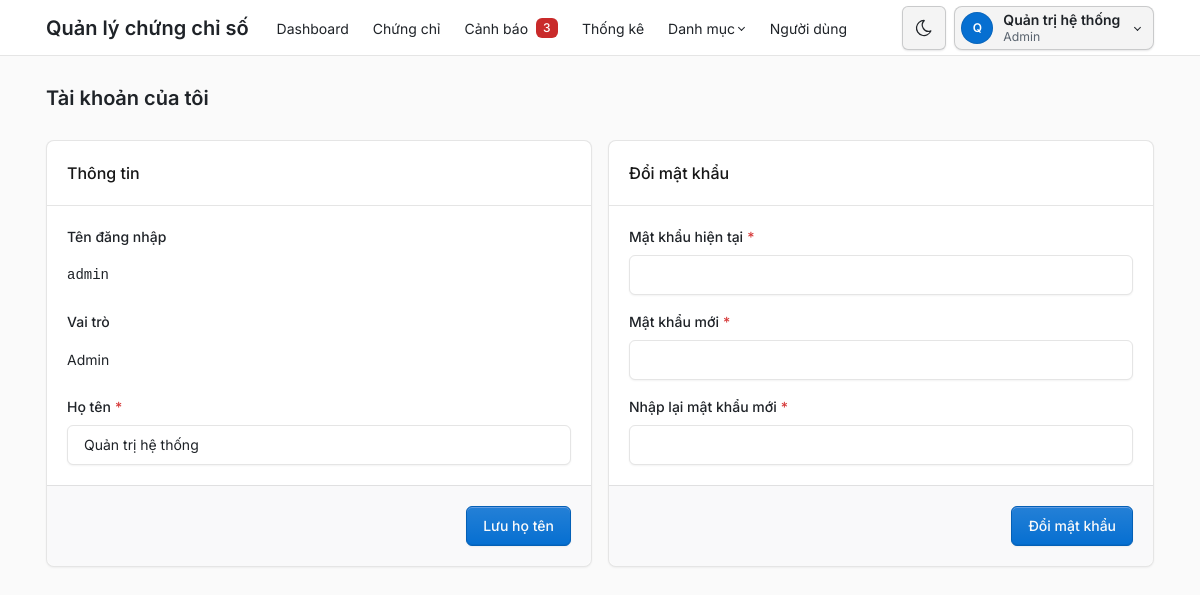
/admin/tai_khoan.php (signed in), run on the app's committed database.
### tables this page shows
CREATE TABLE users (
    id INT UNSIGNED AUTO_INCREMENT PRIMARY KEY,
    username VARCHAR(50) NOT NULL UNIQUE,
    password_hash VARCHAR(255) NOT NULL,
    full_name VARCHAR(100) NOT NULL,
    role_id INT UNSIGNED NOT NULL,
    is_locked TINYINT(1) NOT NULL DEFAULT 0,  
     
    failed_logins TINYINT UNSIGNED NOT NULL DEFAULT 0,
    locked_until DATETIME NULL,
    CONSTRAINT fk_users_role FOREIGN KEY (role_id) REFERENCES roles (id) ON DELETE RESTRICT
);

CREATE TABLE roles (
    id INT UNSIGNED AUTO_INCREMENT PRIMARY KEY,
    name VARCHAR(50) NOT NULL UNIQUE
);

### src/khoi_dong.php (called while the page is built, shortened)
<?php
require_once __DIR__ . '/../config/db.php';
require_once __DIR__ . '/auth.php';
function e(?string $chuoi): string
{
    return htmlspecialchars((string) $chuoi, ENT_QUOTES, 'UTF-8');
}
function url(string $duongDan): string
{
    $thuMucPublic = str_replace('\\', '/', realpath(__DIR__ . '/../public'));
    $gocWeb = str_replace('\\', '/', realpath($_SERVER['DOCUMENT_ROOT']));
    return substr($thuMucPublic, strlen($gocWeb)) . '/' . $duongDan;
}

### src/auth.php (called while the page is built, shortened)
<?php
function nguoiDungHienTai(PDO $pdo): ?array
{
    $cau = $pdo->prepare('SELECT u.id, u.username, u.full_name, r.name AS role_name
                          FROM users u JOIN roles r ON r.id = u.role_id
                          WHERE u.id = ? AND u.is_locked = 0');
    $cau->execute([$_SESSION['user_id']]);
    return $cau->fetch() ?: null;
}
function laAdmin(array $nguoi): bool
{
    return $nguoi['role_name'] === VAI_TRO_ADMIN;
}
function yeuCauDangNhap(PDO $pdo): array
{
    $nguoi = nguoiDungHienTai($pdo);
    return $nguoi;
}

### src/chung_chi.php (called while the page is built, shortened)
<?php
function demCanhBaoMoi(PDO $pdo): int
{
    return (int) $pdo->query('SELECT COUNT(*) FROM ' . CANH_BAO_DANG_XET . " AND a.status = 'new'")->fetchColumn();
}

### public/admin/tai_khoan.php (the view, shortened to what this page needs)
<?php
require __DIR__ . '/../../src/khoi_dong.php';
require __DIR__ . '/../../src/nguoi_dung.php';
$pdo = ketNoiCsdl();
$nguoi = yeuCauDangNhap($pdo);
$hoTen = $nguoi['full_name'];
require __DIR__ . '/../../views/dau_trang.php';
?>
<div class="page-header d-print-none">
    <div class="container-xl">
        <h1 class="page-title">Tài khoản của tôi</h1>
    </div>
</div>
<div class="page-body">
    <div class="container-xl">
        <div class="row row-cards">
            <div class="col-lg-6">
                <form class="card" method="post" action="<?= e(url('admin/tai_khoan.php')) ?>" data-kiem-tra novalidate>
                    <div class="card-header"><h2 class="card-title">Thông tin</h2></div>
                    <div class="card-body">
                        <div class="mb-3">
                            <label class="form-label">Tên đăng nhập</label>
                            <div class="form-control-plaintext ma-so"><?= e($nguoi['username']) ?></div>
                        </div>
                        <div class="mb-3">
                            <label class="form-label">Vai trò</label>
                            <div class="form-control-plaintext"><?= e($nguoi['role_name']) ?></div>
                        </div>
                        <div>
                            <label class="form-label required" for="full_name">Họ tên</label>
                            <input class="form-control <?= isset($loi['full_name']) ? 'is-invalid' : '' ?>" id="full_name" name="full_name"
                                   value="<?= e($hoTen) ?>" required maxlength="100">
                        </div>
                    </div>
                    <div class="card-footer text-end">
                        <button type="submit" class="btn btn-primary">Lưu họ tên</button>
                    </div>
                </form>
            </div>
            <div class="col-lg-6">
                <form class="card" method="post" action="<?= e(url('admin/tai_khoan.php')) ?>" data-kiem-tra novalidate>
                    <div class="card-header"><h2 class="card-title">Đổi mật khẩu</h2></div>
                    <div class="card-body">
                        <div class="mb-3">
                            <label class="form-label required" for="password_cu">Mật khẩu hiện tại</label>
                            <input class="form-control <?= isset($loi['password_cu']) ? 'is-invalid' : '' ?>" id="password_cu" name="password_cu"
                                   type="password" required autocomplete="current-password">
                        </div>
                        <div class="mb-3">
                            <label class="form-label required" for="password">Mật khẩu mới</label>
                            <input class="form-control <?= isset($loi['password']) ? 'is-invalid' : '' ?>" id="password" name="password"
                                   type="password" required minlength="8" autocomplete="new-password">
                        </div>
                        <div>
                            <label class="form-label required" for="password2">Nhập lại mật khẩu mới</label>
                            <input class="form-control" id="password2" name="password2" type="password" required
                                   data-giong="password" autocomplete="new-password">
                        </div>
                    </div>
                    <div class="card-footer text-end">
                        <button type="submit" class="btn btn-primary">Đổi mật khẩu</button>
                    </div>
                </form>
            </div>
        </div>
    </div>
</div>
<?php require __DIR__ . '/../../views/cuoi_trang.php'; ?>

### views/dau_trang.php (shortened to what this page needs)
<?php
$nguoi ??= null;
$trangHienTai ??= '';
$coThanhRieng ??= false;
$soCanhBaoMenu = 0;
if ($nguoi !== null) {
    require_once __DIR__ . '/../src/chung_chi.php';
    $soCanhBaoMenu = demCanhBaoMoi($pdo);
}
$trongDanhMuc = in_array($trangHienTai, ['may_chu', 'ten_mien', 'to_chuc_cap'], true);
$nutGiaoDien = <<<'HTML'
<button type="button" class="nav-link px-2 bg-transparent border-0" data-doi-giao-dien
        title="Đổi giao diện sáng/tối" aria-label="Đổi giao diện sáng/tối">
    <svg class="icon hide-theme-dark" xmlns="http://www.w3.org/2000/svg" width="24" height="24" viewBox="0 0 24 24" fill="none" stroke="currentColor" stroke-width="2" stroke-linecap="round" stroke-linejoin="round" aria-hidden="true"><path d="M12 3c.132 0 .263 0 .393 0a7.5 7.5 0 0 0 7.92 12.446a9 9 0 1 1 -8.313 -12.454z"/></svg>
    <svg class="icon hide-theme-light" xmlns="http://www.w3.org/2000/svg" width="24" height="24" viewBox="0 0 24 24" fill="none" stroke="currentColor" stroke-width="2" stroke-linecap="round" stroke-linejoin="round" aria-hidden="true"><circle cx="12" cy="12" r="4"/><path d="M3 12h1m8 -9v1m8 8h1m-9 8v1m-6.4 -15.4l.7 .7m12.1 -.7l-.7 .7m0 11.4l.7 .7m-12.1 -.7l-.7 .7"/></svg>
</button>
HTML;
?>
<!doctype html>
<html lang="vi" data-bs-theme="light">
<head>
    <link rel="stylesheet" href="<?= e(url('assets/tabler/tabler.min.css')) ?>">
    <link rel="stylesheet" href="<?= e(url('assets/inter/inter.css')) ?>">
    <link rel="stylesheet" href="<?= e(url('assets/app.css')) ?>">
</head>
<body>
<?php if ($nguoi === null && !$coThanhRieng): ?>
    <div class="position-absolute top-0 end-0 p-3"><?= $nutGiaoDien ?></div>
<?php elseif ($nguoi !== null): ?>
    <div class="page">
        <header class="navbar navbar-expand-md d-print-none">
            <div class="container-xl">
                <a class="navbar-brand me-3 ten-he-thong-qt" href="<?= e(url('index.php')) ?>">Quản lý chứng chỉ số</a>
                <div class="navbar-nav flex-row order-md-last align-items-center thanh-tai-khoan">
                    <?= $nutGiaoDien ?>
                    <div class="nav-item dropdown">
                        <a href="#" class="nut-tai-khoan dropdown-toggle" data-bs-toggle="dropdown" aria-label="Mở menu tài khoản">
                            <span class="avatar avatar-sm"><?= e(mb_substr($nguoi['full_name'], 0, 1)) ?></span>
                            <span class="d-none d-md-block">
                                <span class="d-block nut-tai-khoan-ten"><?= e($nguoi['full_name']) ?></span>
                                <span class="d-block small text-secondary"><?= e($nguoi['role_name']) ?></span>
                            </span>
                        </a>
                    </div>
                </div>
                <div class="collapse navbar-collapse" id="menu-chinh">
                    <ul class="navbar-nav">
                        <li class="nav-item <?= $trangHienTai === 'dashboard' ? 'active' : '' ?>">
                            <a class="nav-link" href="<?= e(url('admin/index.php')) ?>">Dashboard</a>
                        </li>
                        <li class="nav-item <?= $trangHienTai === 'chung_chi' ? 'active' : '' ?>">
                            <a class="nav-link" href="<?= e(url('admin/chung_chi.php')) ?>">Chứng chỉ</a>
                        </li>
                        <li class="nav-item <?= $trangHienTai === 'canh_bao' ? 'active' : '' ?>">
                            <a class="nav-link" href="<?= e(url('admin/canh_bao.php')) ?>">
                                Cảnh báo
                                <?php if ($soCanhBaoMenu > 0): ?>
                                    <span class="badge so-canh-bao ms-2"><?= $soCanhBaoMenu ?><span class="visually-hidden"> cảnh báo mới</span></span>
                                <?php endif; ?>
                            </a>
                        </li>
                        <li class="nav-item <?= $trangHienTai === 'thong_ke' ? 'active' : '' ?>">
                            <a class="nav-link" href="<?= e(url('admin/thong_ke.php')) ?>">Thống kê</a>
                        </li>
                        <li class="nav-item dropdown <?= $trongDanhMuc ? 'active' : '' ?>">
                            <a class="nav-link dropdown-toggle" href="#" data-bs-toggle="dropdown" role="button" aria-expanded="false">Danh mục</a>
                        </li>
                        <?php if (laAdmin($nguoi)): ?>
                            <li class="nav-item <?= $trangHienTai === 'nguoi_dung' ? 'active' : '' ?>">
                                <a class="nav-link" href="<?= e(url('admin/nguoi_dung.php')) ?>">Người dùng</a>
                            </li>
                        <?php endif; ?>
                    </ul>
                </div>
            </div>
        </header>
        <div class="page-wrapper">
<?php endif; ?>

### public/assets/app.css (style rules this page uses)
:root, [data-bs-theme="light"] { --tblr-font-sans-serif: "Inter", "Segoe UI", system-ui, -apple-system, sans-serif; --tblr-body-font-family: var(--tblr-font-sans-serif); --tblr-body-line-height: 1.5; --tblr-body-color: #1f2328; --tblr-secondary: #59636e; --tblr-secondary-color: #59636e; }
@media screen { html { overflow-y: scroll; } }
.ma-so { font-family: var(--tblr-font-monospace); }
.so-canh-bao { background: #c92a2a; color: #fff; }
.thanh-tai-khoan { --khoi-bong: 0 1px 2px rgba(10, 14, 20, 0.1); --khoi-nen: rgba(10, 14, 20, 0.045); --khoi-nen-re: rgba(10, 14, 20, 0.09); --khoi-vien: rgba(10, 14, 20, 0.18); --khoi-vien-re: rgba(10, 14, 20, 0.34); gap: 0.5rem; }
.nut-tai-khoan { align-items: center; background: var(--khoi-nen); border: 1px solid var(--khoi-vien); border-radius: 0.5rem; box-shadow: var(--khoi-bong); color: var(--tblr-body-color); display: flex; gap: 0.625rem; line-height: 1.3; min-height: 2.75rem; padding: 0.25rem 0.75rem 0.25rem 0.375rem; transition: background-color 0.15s ease, border-color 0.15s ease; }
.nut-tai-khoan .avatar { background: var(--tblr-primary); color: #fff; font-weight: 600; }
.nut-tai-khoan-ten { font-weight: 600; }
.thanh-tai-khoan [data-doi-giao-dien] { align-items: center; background-color: var(--khoi-nen) !important; border: 1px solid var(--khoi-vien) !important; border-radius: 0.5rem; box-shadow: var(--khoi-bong); display: flex; height: 2.75rem; justify-content: center; transition: background-color 0.15s ease, border-color 0.15s ease; width: 2.75rem; }

### data on the page
users: full_name "Q", full_name "Quản trị hệ thống", role.name "Admin", username "admin"

### other printed values
$soCanhBaoMenu "3"
